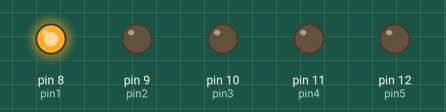
This sketch was run on a simulated Arduino Uno, built with avr-gcc and run on an emulated ATmega328P. Parts: output pins drawn as LEDs (lit = HIGH).

Above: at 0.05 s.
At 0.25 s:
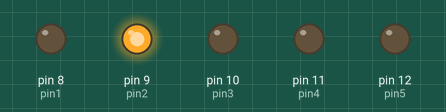
At 0.65 s:
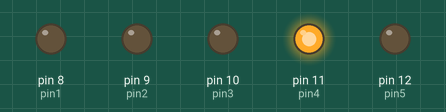
At 0.75 s:
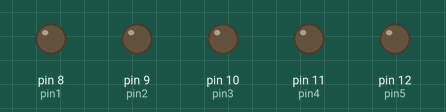
At 1.45 s:
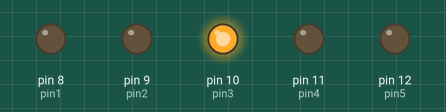
At 2.85 s:
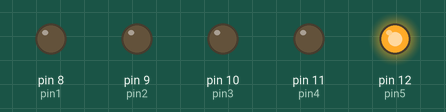
Timing chart, 0 to 3.1 s (numbered marks = the images above):
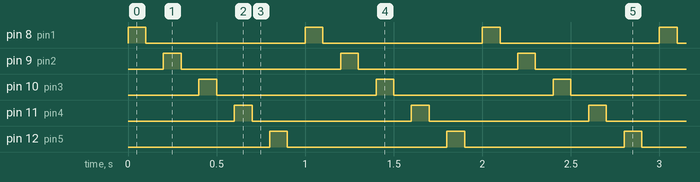

Measured:
- by itself, pin 8 (pin1), pin 9 (pin2), pin 10 (pin3), pin 11 (pin4), pin 12 (pin5): alternates HIGH for 0.10 s and LOW for 0.90 s
- by itself, everything shown: repeats every 1.0 s, in 10 steps

The sketch:

JuegoLucesLed.ino
```cpp
int pin1= 8;
int pin2= 9;
int pin3= 10;
int pin4= 11;
int pin5= 12;


void setup() {
  // put your setup code here, to run once:
  pinMode(pin1,OUTPUT);
  pinMode(pin2,OUTPUT);
  pinMode(pin3,OUTPUT);
  pinMode(pin4,OUTPUT);
  pinMode(pin5,OUTPUT);

}

void loop() {
  // Parpadeo del Pin 1
  digitalWrite(pin1,HIGH);
  delay(100);
  digitalWrite(pin1,LOW);
  delay(100);

  //Pin 2
  digitalWrite(pin2,HIGH);
  delay(100);
  digitalWrite(pin2,LOW);
  delay(100);

  //Pin 3
  digitalWrite(pin3,HIGH);
  delay(100);
  digitalWrite(pin3,LOW);
  delay(100);

  //Pin 4
  digitalWrite(pin4,HIGH);
  delay(100);
  digitalWrite(pin4,LOW);
  delay(100);

  //Pin 5
  digitalWrite(pin5,HIGH);
  delay(100);
  digitalWrite(pin5,LOW);
  delay(100);
}
```
